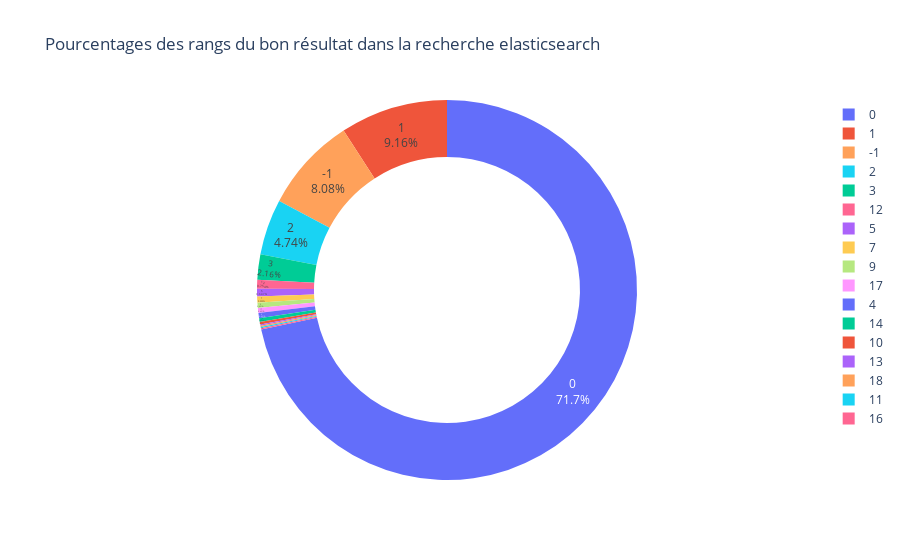

The cell this chart's notebook holds for it:
### Code cell
fig = px.pie(
    df_test,
    names="rank_elastic_1",
    hole=0.7,
    color="rank_elastic_1",
    title="Pourcentages des rangs du bon résultat dans la recherche elasticsearch",
)
fig.update_traces(textposition="inside", textinfo="percent+label")
fig.show()

### Figure 1 — Plotly figure (JSON) as saved in the notebook; plotly's stock layout.template omitted (floating-point values rounded to 4 significant figures; data arrays with more than 128 entries replaced by an {"elided": "..."} marker saying what was removed)
{"data": [{"customdata": {"elided": "928x1 int values"}, "domain": {"x": [0, 1], "y": [0, 1]}, "hole": 0.7, "hovertemplate": "rank_elastic_1=%{customdata[0]}<extra></extra>", "labels": {"elided": "928 int values"}, "legendgroup": "", "marker": {"colors": {"elided": "928 str values"}}, "name": "", "showlegend": true, "textinfo": "percent+label", "textposition": "inside", "type": "pie"}], "layout": {"legend": {"tracegroupgap": 0}, "title": {"text": "Pourcentages des rangs du bon résultat dans la recherche elasticsearch"}}}
